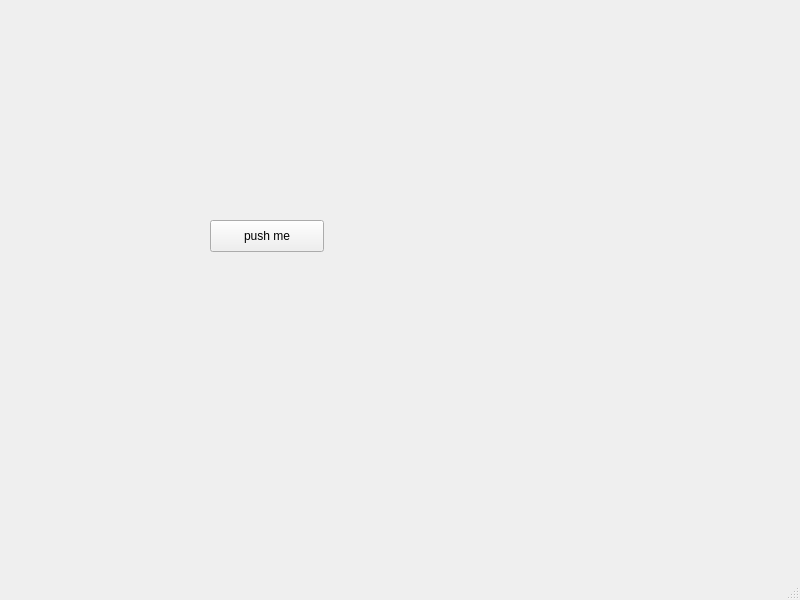
<?xml version="1.0" encoding="UTF-8"?>
<ui version="4.0">
 <class>MainWindow</class>
 <widget class="QMainWindow" name="MainWindow">
  <property name="geometry">
   <rect>
    <x>0</x>
    <y>0</y>
    <width>800</width>
    <height>600</height>
   </rect>
  </property>
  <property name="windowTitle">
   <string>MainWindow</string>
  </property>
  <widget class="QWidget" name="centralwidget">
   <widget class="QPushButton" name="pushButton">
    <property name="geometry">
     <rect>
      <x>210</x>
      <y>220</y>
      <width>114</width>
      <height>32</height>
     </rect>
    </property>
    <property name="text">
     <string>push me</string>
    </property>
   </widget>
  </widget>
  <widget class="QMenuBar" name="menubar">
   <property name="geometry">
    <rect>
     <x>0</x>
     <y>0</y>
     <width>800</width>
     <height>22</height>
    </rect>
   </property>
  </widget>
  <widget class="QStatusBar" name="statusbar"/>
 </widget>
 <resources/>
 <connections/>
</ui>
